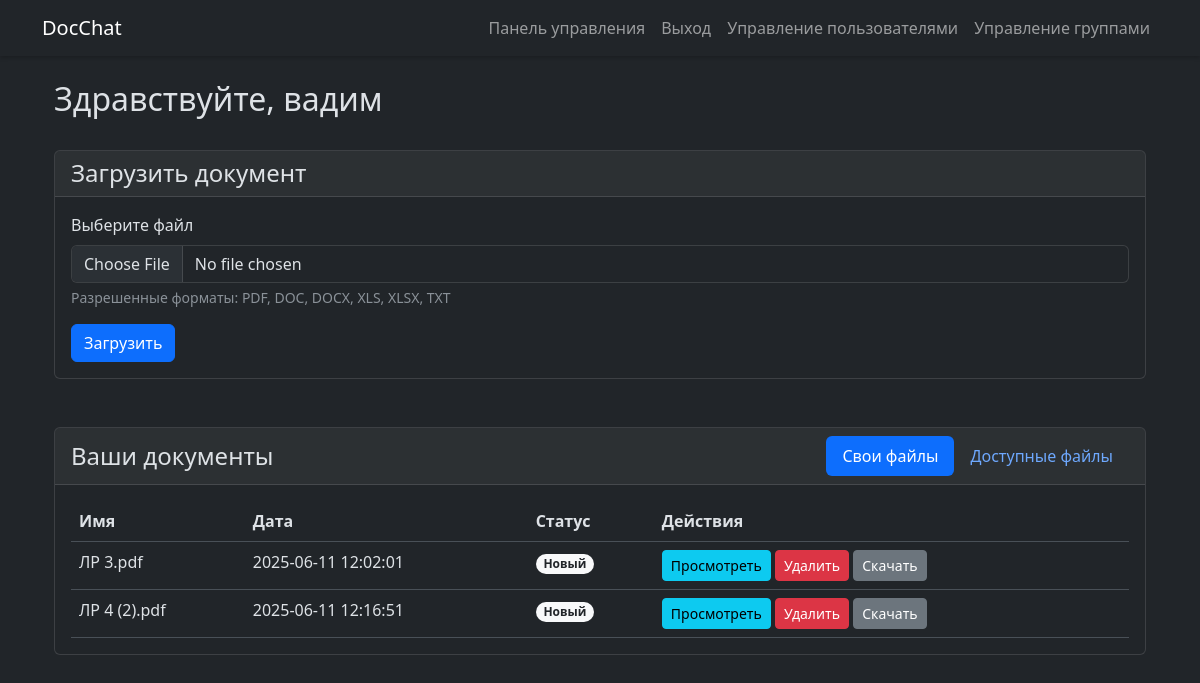
The page /dashboard/ (signed in) on the database as committed earlier.
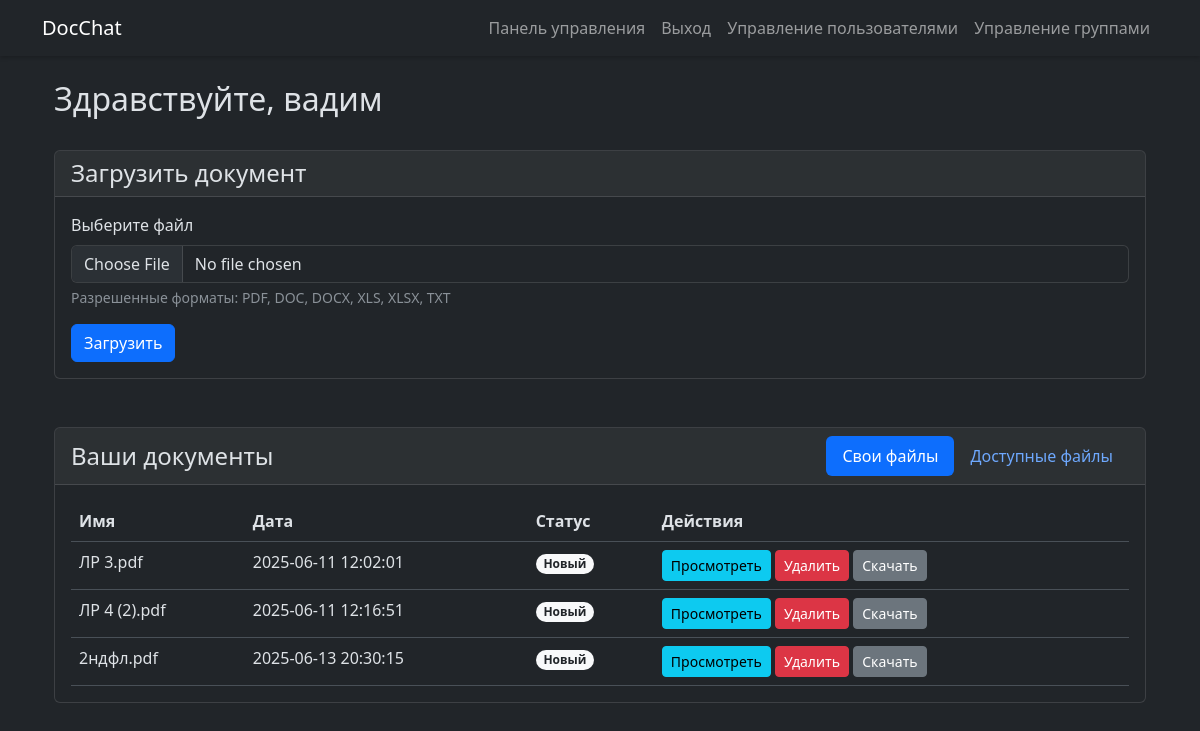
The same page on the database as committed later.
### webapp/models.py (models this page shows, shortened)
class Document(models.Model):
    STATUS_CHOICES = [
        ('new', 'Новый'),
        ('in_progress', 'В работе'),
        ('approved', 'Подтвержден'),
        ('rejected', 'Отказ'),
    ]
    filename = models.CharField(max_length=255)
    original_filename = models.CharField(max_length=255)
    content_type = models.CharField(max_length=50)
    owner = models.ForeignKey(CustomUser, on_delete=models.CASCADE, related_name='owned_documents')
    is_encrypted = models.BooleanField(default=False)
    upload_date = models.DateTimeField(auto_now_add=True)
    status = models.CharField(max_length=20, choices=STATUS_CHOICES, default='new')
    shared_users = models.ManyToManyField(CustomUser, related_name='shared_documents', blank=True)
    shared_groups = models.ManyToManyField(UserGroup, related_name='shared_documents', blank=True)

### webapp/views.py (the view)
# urls.py: path("dashboard/", views.dashboard, name="dashboard"),
@login_required
def dashboard(request):
    own_documents = Document.objects.filter(owner=request.user)
    shared_by_users = Document.objects.filter(shared_users=request.user)
    shared_by_groups = Document.objects.filter(shared_groups__in=request.user.custom_groups.all())
    accessible_documents = (shared_by_users | shared_by_groups).distinct()
    return render(request, "dashboard.html", {
        "documents": own_documents,
        "accessible_documents": accessible_documents,
    })

### templates/dashboard.html (shortened to what the changed rows need)
{% extends "base.html" %}
{% block content %}
<div class="container-fluid">
    <div class="row mb-4">
        <div class="col">
            <h2>Здравствуйте, {{ request.user.full_name }}</h2>
        </div>
    </div>
    <div class="row">
        <div class="col">
            <div class="card">
                <div class="card-body tab-content">
                    <div class="tab-pane fade show active" id="own-documents">
                        {% if documents %}
                            <div class="table-responsive">
                                <table class="table">
                                    <thead>
                                        <tr>
                                            <th>Имя</th>
                                            <th>Дата</th>
                                            <th>Статус</th>
                                            <th>Действия</th>
                                        </tr>
                                    </thead>
                                    <tbody>
                                        {% for doc in documents %}
                                        <tr>
                                            <td>{{ doc.original_filename }}</td>
                                            <td>{{ doc.upload_date|date:"Y-m-d H:i:s" }}</td>
                                            <td>
                                                {% if doc.status == 'new' %}
                                                    <span class="badge bg-light text-dark rounded-pill">Новый</span>
                                                {% elif doc.status == 'in_progress' %}
                                                    <span class="badge bg-warning text-dark rounded-pill">В работе</span>
                                                {% elif doc.status == 'approved' %}
                                                    <span class="badge bg-success text-white rounded-pill">Подтвержден</span>
                                                {% elif doc.status == 'rejected' %}
                                                    <span class="badge bg-danger text-white rounded-pill">Отказ</span>
                                                {% endif %}
                                            </td>
                                            <td>
                                                <a href="{% url 'view_document' doc.id %}" class="btn btn-sm btn-info">Просмотреть</a>
                                                <a href="{% url 'delete_document' doc.id %}" class="btn btn-sm btn-danger">Удалить</a>
                                                <a href="{% url 'download_document' doc.id %}" class="btn btn-sm btn-secondary">Скачать</a>
                                            </td>
                                        </tr>
                                        {% endfor %}
                                    </tbody>
                                </table>
                            </div>
                        {% else %}
                            <p class="text-center">Документы еще не загружены.</p>
                        {% endif %}
                    </div>
                </div>
            </div>
        </div>
    </div>
</div>
{% endblock %}

Rows that differ between the two databases and show on the page:
added Document: original_filename "2ндфл.pdf", upload_date "2025-06-13 20:30:15", status "Новый"
